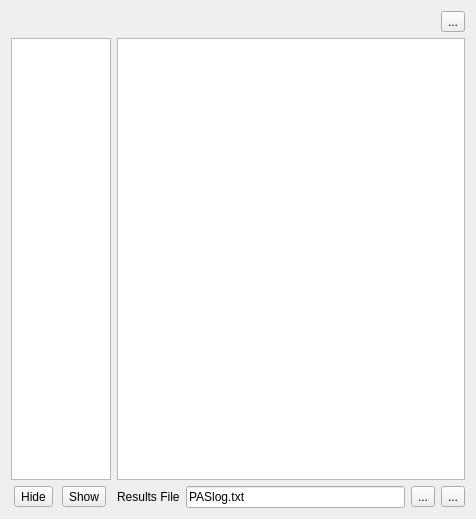
      <widget class="QWidget" name="ResultsTab" >
       <property name="geometry" >
        <rect>
         <x>0</x>
         <y>0</y>
         <width>476</width>
         <height>519</height>
        </rect>
       </property>
       <attribute name="title" >
        <string>Results</string>
       </attribute>
       <layout class="QGridLayout" name="gridLayout" >
        <item row="0" column="0" colspan="2" >
         <layout class="QHBoxLayout" name="horizontalLayout" >
          <item>
           <spacer name="horizontalSpacer" >
            <property name="orientation" >
             <enum>Qt::Horizontal</enum>
            </property>
            <property name="sizeHint" stdset="0" >
             <size>
              <width>40</width>
              <height>20</height>
             </size>
            </property>
           </spacer>
          </item>
          <item>
           <widget class="QToolButton" name="plotFitBT" >
            <property name="toolTip" >
             <string>Show detailed report.</string>
            </property>
            <property name="text" >
             <string>...</string>
            </property>
            <property name="icon" >
             <iconset resource="PAScual.qrc" >
              <normaloff>:/Icons/icons/mine/qwtplot.png</normaloff>:/Icons/icons/mine/qwtplot.png</iconset>
            </property>
           </widget>
          </item>
         </layout>
        </item>
        <item row="1" column="0" >
         <widget class="QListWidget" name="resultsColumnsListWidget" >
          <property name="sizePolicy" >
           <sizepolicy vsizetype="Expanding" hsizetype="Preferred" >
            <horstretch>0</horstretch>
            <verstretch>0</verstretch>
           </sizepolicy>
          </property>
          <property name="maximumSize" >
           <size>
            <width>100</width>
            <height>16777215</height>
           </size>
          </property>
          <property name="toolTip" >
           <string>&lt;html>&lt;head>&lt;meta name="qrichtext" content="1" />&lt;style type="text/css">
p, li { white-space: pre-wrap; }
&lt;/style>&lt;/head>&lt;body style=" font-family:'MS Shell Dlg 2'; font-size:8.25pt; font-weight:400; font-style:normal; text-decoration:none;">
&lt;p style=" margin-top:0px; margin-bottom:0px; margin-left:0px; margin-right:0px; -qt-block-indent:0; text-indent:0px; font-size:8pt;">You can hide/show columns in the results table&lt;/p>
&lt;p style=" margin-top:0px; margin-bottom:0px; margin-left:0px; margin-right:0px; -qt-block-indent:0; text-indent:0px; font-size:8pt;"> (on the right) by selecting them in this list and&lt;/p>
&lt;p style=" margin-top:0px; margin-bottom:0px; margin-left:0px; margin-right:0px; -qt-block-indent:0; text-indent:0px; font-size:8pt;"> using the Hide/Show buttoms below.&lt;/p>&lt;/body>&lt;/html></string>
          </property>
          <property name="selectionMode" >
           <enum>QAbstractItemView::ExtendedSelection</enum>
          </property>
         </widget>
        </item>
        <item row="1" column="1" >
         <widget class="QTableWidget" name="resultsTable" >
          <property name="contextMenuPolicy" >
           <enum>Qt::ActionsContextMenu</enum>
          </property>
         </widget>
        </item>
        <item row="2" column="0" >
         <layout class="QHBoxLayout" >
          <property name="spacing" >
           <number>6</number>
          </property>
          <property name="margin" >
           <number>0</number>
          </property>
          <item>
           <widget class="QToolButton" name="hideResultsBT" >
            <property name="text" >
             <string>Hide</string>
            </property>
           </widget>
          </item>
          <item>
           <widget class="QToolButton" name="showResultsBT" >
            <property name="text" >
             <string>Show</string>
            </property>
           </widget>
          </item>
         </layout>
        </item>
        <item row="2" column="1" >
         <layout class="QHBoxLayout" >
          <property name="spacing" >
           <number>6</number>
          </property>
          <property name="margin" >
           <number>0</number>
          </property>
          <item>
           <widget class="QLabel" name="label_9" >
            <property name="text" >
             <string>Results File</string>
            </property>
           </widget>
          </item>
          <item>
           <widget class="QLineEdit" name="resultsFileLE" >
            <property name="text" >
             <string>PASlog.txt</string>
            </property>
           </widget>
          </item>
          <item>
           <widget class="QToolButton" name="resultsFileSelectBT" >
            <property name="toolTip" >
             <string>Select a different file name</string>
            </property>
            <property name="text" >
             <string>...</string>
            </property>
           </widget>
          </item>
          <item>
           <widget class="QToolButton" name="saveResultsBT" >
            <property name="toolTip" >
             <string>&lt;html>&lt;head>&lt;meta name="qrichtext" content="1" />&lt;style type="text/css">
p, li { white-space: pre-wrap; }
&lt;/style>&lt;/head>&lt;body style=" font-family:'MS Shell Dlg 2'; font-size:8.25pt; font-weight:400; font-style:normal; text-decoration:none;">
&lt;p style=" margin-top:0px; margin-bottom:0px; margin-left:0px; margin-right:0px; -qt-block-indent:0; text-indent:0px;">Save the results table to an ASCII file.&lt;/p>&lt;/body>&lt;/html></string>
            </property>
            <property name="text" >
             <string>...</string>
            </property>
            <property name="icon" >
             <iconset resource="PAScual.qrc" >
              <normaloff>:/Icons/Icons/mine/CRfilesave.png</normaloff>:/Icons/Icons/mine/CRfilesave.png</iconset>
            </property>
           </widget>
          </item>
         </layout>
        </item>
       </layout>
      </widget>
